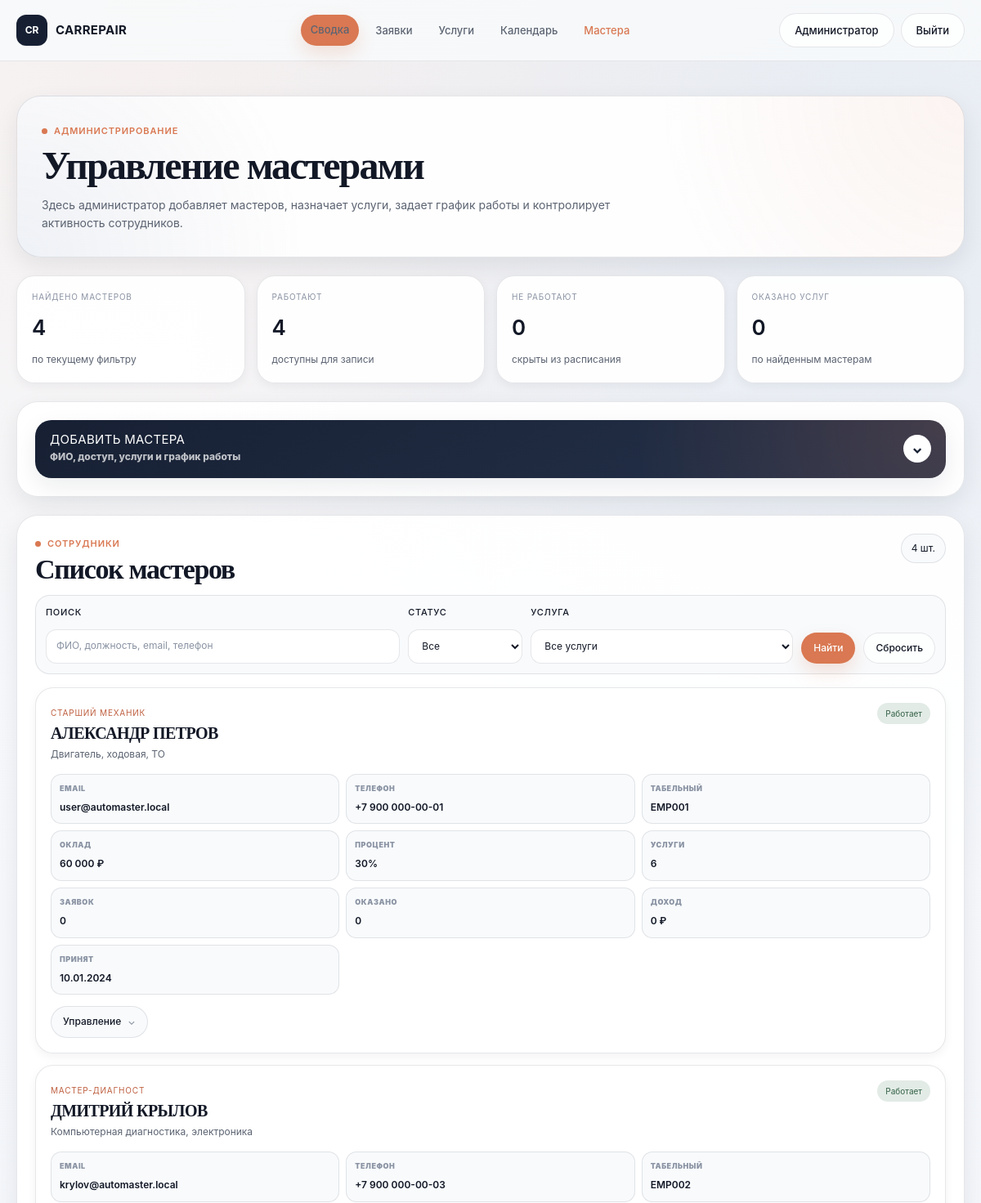
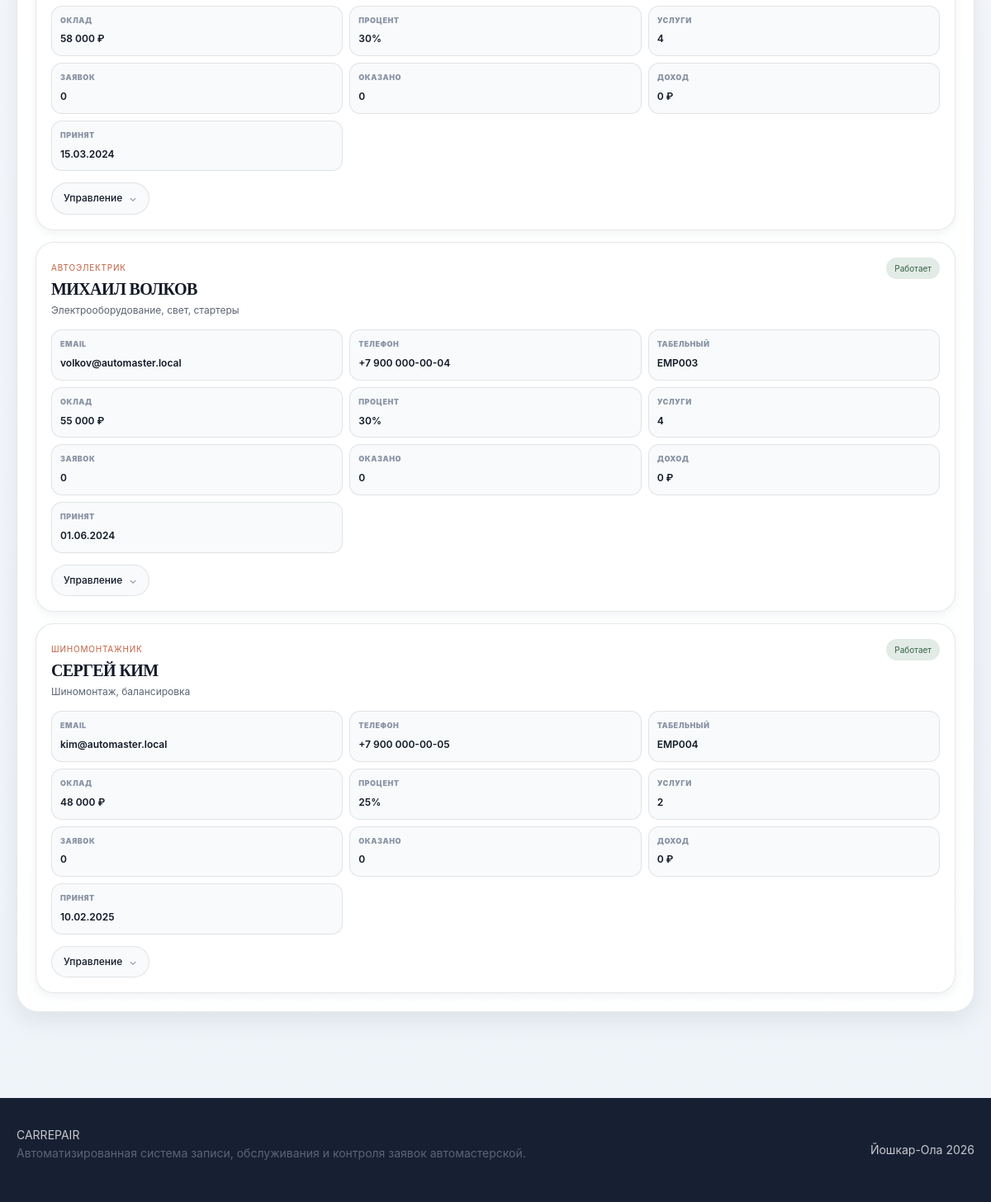
Page /admin/employees.php (signed in) on the committed database (2 pictures, top to bottom).
### tables this page shows
CREATE TABLE `employees` (
  `id` int(11) NOT NULL AUTO_INCREMENT,
  `full_name` varchar(255) NOT NULL,
  `position` varchar(100) NOT NULL,
  `phone` varchar(100) DEFAULT NULL,
  `email` varchar(255) DEFAULT NULL,
  `employee_number` varchar(100) NOT NULL,
  `hire_date` date DEFAULT NULL,
  `salary` decimal(10,2) DEFAULT 0.00,
  `specialization` varchar(255) DEFAULT NULL,
  `commission_percent` decimal(5,2) NOT NULL DEFAULT 30.00,
  `is_master` tinyint(1) NOT NULL DEFAULT 1,
  `work_status` enum('Работает','В отпуске','Уволен') NOT NULL DEFAULT 'Работает',
  PRIMARY KEY (`id`),
  UNIQUE KEY `employee_number` (`employee_number`)
);

### admin/employees.php (the view, shortened to what this page needs)
<?php
require_once '../config/db.php';
$filterSearch = trim($_GET['search'] ?? '');
function adminMoney($value)
{
    return number_format((float)$value, 0, '.', ' ') . ' ₽';
}
function adminShortDate($value)
{
    return date('d.m.Y', strtotime($value));
}
$where = [
    'employees.is_master = 1'
];
$params = [];
$whereSql = 'WHERE ' . implode(' AND ', $where);
$employeesStmt = $pdo->prepare("
    SELECT
        employees.*,
        COUNT(DISTINCT appointments.id) AS appointments_count,
        SUM(CASE WHEN appointments.status IN ('Оказана', 'Выполнена') THEN 1 ELSE 0 END) AS done_count,
        COALESCE(SUM(
            CASE
                WHEN appointments.status IN ('Оказана', 'Выполнена')
                THEN appointments.master_income
                ELSE 0
            END
        ), 0) AS income_sum
    FROM employees
    LEFT JOIN appointments ON appointments.employee_id = employees.id
    {$whereSql}
    GROUP BY employees.id
    ORDER BY
        CASE WHEN employees.work_status = 'Работает' THEN 0 ELSE 1 END,
        employees.full_name
");
$employeesStmt->execute($params);
$employees = $employeesStmt->fetchAll();
$employeeIds = array_map(fn($employee) => (int)$employee['id'], $employees);
$employeeServices = [];
if (!empty($employeeIds)) {
    $placeholders = implode(',', array_fill(0, count($employeeIds), '?'));
    $employeeServicesStmt = $pdo->prepare("
        SELECT employee_id, service_id
        FROM employee_services
        WHERE employee_id IN ({$placeholders})
          AND is_active = 1
    ");
    $employeeServicesStmt->execute($employeeIds);
    foreach ($employeeServicesStmt->fetchAll() as $row) {
        $employeeServices[(int)$row['employee_id']][] = (int)$row['service_id'];
    }
}
$totalEmployees = count($employees);
$activeEmployees = 0;
$inactiveEmployees = 0;
$totalDone = 0;
foreach ($employees as $employee) {
    if ($employee['work_status'] === 'Работает') {
        $activeEmployees++;
    } else {
        $inactiveEmployees++;
    }
    $totalDone += (int)$employee['done_count'];
}
require_once '../includes/header.php';
?>
<section class="admin-page">
    <div class="container">
        <div class="admin-hero admin-hero--single">
            <div>
                <span class="label">Администрирование</span>
                <h1>Управление мастерами</h1>
                <p>
                    Здесь администратор добавляет мастеров, назначает услуги,
                    задает график работы и контролирует активность сотрудников.
                </p>
            </div>
        </div>
        <div class="admin-stats-grid admin-stats-grid--employees">
            <article class="admin-stat-card">
                <span>Найдено мастеров</span>
                <strong><?= (int)$totalEmployees ?></strong>
                <p>по текущему фильтру</p>
            </article>
            <article class="admin-stat-card">
                <span>Работают</span>
                <strong><?= (int)$activeEmployees ?></strong>
                <p>доступны для записи</p>
            </article>
            <article class="admin-stat-card">
                <span>Не работают</span>
                <strong><?= (int)$inactiveEmployees ?></strong>
                <p>скрыты из расписания</p>
            </article>
            <article class="admin-stat-card">
                <span>Оказано услуг</span>
                <strong><?= (int)$totalDone ?></strong>
                <p>по найденным мастерам</p>
            </article>
        </div>
        <section class="admin-section-card">
            <details class="admin-collapsible">
                <summary>
                    <span>
                        <b>Добавить мастера</b>
                        <small>ФИО, доступ, услуги и график работы</small>
                    </span>
                </summary>
            </details>
        </section>
        <section class="admin-section-card">
            <div class="admin-section-head admin-section-head--compact">
                <div>
                    <span class="label">Сотрудники</span>
                    <h2>Список мастеров</h2>
                </div>
                <strong class="admin-count">
                    <?= count($employees) ?> шт.
                </strong>
            </div>
            <form method="get" action="employees.php" class="admin-list-filter admin-list-filter--employees">
                <div class="form-group">
                    <label for="search">Поиск</label>
                    <input
                        type="text"
                        id="search"
                        name="search"
                        value="<?= htmlspecialchars($filterSearch) ?>"
                        placeholder="ФИО, должность, email, телефон"
                    >
                </div>
                <div class="form-group">
                    <label for="status">Статус</label>
                    <select id="status" name="status">
                        <option value="">Все</option>
                    </select>
                </div>
                <div class="form-group">
                    <label for="service_id">Услуга</label>
                    <select id="service_id" name="service_id">
                        <option value="0">Все услуги</option>
                    </select>
                </div>
                <button type="submit" class="btn btn--orange btn--small">
                    Найти
                </button>
                <a href="employees.php" class="btn btn--light btn--small">
                    Сбросить
                </a>
            </form>
            <?php if (empty($employees)): ?>
                <p class="empty-text">По выбранным фильтрам мастера не найдены.</p>
            <?php else: ?>
                <div class="admin-employees-list">
                    <?php foreach ($employees as $employee): ?>
                        <?php
                            $currentServiceIds = $employeeServices[(int)$employee['id']] ?? [];
                            $isActive = $employee['work_status'] === 'Работает';
                        ?>
                        <article class="admin-employee-card <?= $isActive ? '' : 'is-hidden' ?>">
                            <div class="admin-employee-card__head">
                                <div>
                                    <span class="admin-card-time">
                                        <?= htmlspecialchars($employee['position']) ?>
                                    </span>
                                    <h3><?= htmlspecialchars($employee['full_name']) ?></h3>
                                    <p><?= htmlspecialchars($employee['specialization'] ?: 'Специализация не указана') ?></p>
                                </div>
                                <span class="status-badge <?= $isActive ? 'status-badge--done' : 'status-badge--cancel' ?>">
                                    <?= htmlspecialchars($employee['work_status']) ?>
                                </span>
                            </div>
                            <div class="record-card__meta">
                                <div>
                                    <span>Email</span>
                                    <strong><?= htmlspecialchars($employee['email'] ?: 'не указан') ?></strong>
                                </div>
                                <div>
                                    <span>Телефон</span>
                                    <strong><?= htmlspecialchars($employee['phone'] ?: 'не указан') ?></strong>
                                </div>
                                <div>
                                    <span>Табельный</span>
                                    <strong><?= htmlspecialchars($employee['employee_number']) ?></strong>
                                </div>
                                <div>
                                    <span>Оклад</span>
                                    <strong><?= adminMoney($employee['salary']) ?></strong>
                                </div>
                                <div>
                                    <span>Процент</span>
                                    <strong><?= (float)$employee['commission_percent'] ?>%</strong>
                                </div>
                                <div>
                                    <span>Услуги</span>
                                    <strong><?= count($currentServiceIds) ?></strong>
                                </div>
                                <div>
                                    <span>Заявок</span>
                                    <strong><?= (int)$employee['appointments_count'] ?></strong>
                                </div>
                                <div>
                                    <span>Оказано</span>
                                    <strong><?= (int)$employee['done_count'] ?></strong>
                                </div>
                                <div>
                                    <span>Доход</span>
                                    <strong><?= adminMoney($employee['income_sum']) ?></strong>
                                </div>
                                <div>
                                    <span>Принят</span>
                                    <strong><?= adminShortDate($employee['hire_date']) ?></strong>
                                </div>
                            </div>
                            <details class="admin-more">
                                <summary>Управление</summary>
                            </details>
                        </article>
                    <?php endforeach; ?>
                </div>
            <?php endif; ?>
        </section>
    </div>
</section>
<?php require_once '../includes/footer.php'; ?>

### assets/css/style.css (style rules this page uses)
:root { --bg: #f5f7fb; --bg-soft: #eef3f8; --surface: #ffffff; --surface-soft: #f8fafc; --text: #121826; --text-soft: #5c6472; --text-muted: #8a93a3; --primary: #172033; --primary-soft: #25324b; --accent: #d97852; --accent-dark: #bf6040; --accent-soft: #fff1eb; --green: #4e8665; --blue: #496a9b; --red: #a85f5f; --yellow: #b89a56; --border: rgba(18, 24, 38, 0.10); --border-strong: rgba(18, 24, 38, 0.16); --shadow-xs: 0 4px 12px rgba(18, 24, 38, 0.05); --shadow-sm: 0 10px 28px rgba(18, 24, 38, 0.08); --shadow-md: 0 18px 42px rgba(18, 24, 38, 0.10); --radius-sm: 12px; --radius-md: 18px; --radius-lg: 26px; --container: 1180px; --header-h: 74px; --font-main: Inter, -apple-system, BlinkMacSystemFont, "Segoe UI", Arial, sans-serif; --font-title: Georgia, "Times New Roman", serif; }
*, *::before, *::after { box-sizing: border-box; }
html { min-height: 100%; scroll-behavior: smooth; }
body { min-height: 100vh; margin: 0; display: grid; grid-template-rows: auto 1fr auto; color: var(--text); background: radial-gradient(circle at 15% 0%, rgba(217, 120, 82, 0.08), transparent 28%), radial-gradient(circle at 88% 8%, rgba(73, 106, 155, 0.10), transparent 30%), linear-gradient(180deg, #f8fafc 0%, var(--bg) 42%, #eef3f8 100%); font-family: var(--font-main); font-size: 14px; line-height: 1.55; -webkit-font-smoothing: antialiased; text-rendering: optimizeLegibility; }
a { color: inherit; text-decoration: none; }
button { border: 0; }
.container { width: min(var(--container), calc(100% - 40px)); margin: 0 auto; }
section { position: relative; }
h1, h2, h3, p { margin-top: 0; }
h1, h2, h3 { color: var(--text); line-height: 1.08; }
h1, h2 { font-family: var(--font-title); letter-spacing: -0.04em; }
h1 { margin-bottom: 18px; font-size: clamp(38px, 5vw, 70px); }
h2 { margin-bottom: 16px; font-size: clamp(28px, 3.2vw, 46px); }
h3 { margin-bottom: 10px; font-size: 18px; }
p { color: var(--text-soft); }
.label { display: inline-flex; align-items: center; gap: 8px; margin-bottom: 12px; color: var(--accent); font-size: 11px; font-weight: 900; line-height: 1; letter-spacing: 0.08em; text-transform: uppercase; }
.label::before { content: ""; width: 7px; height: 7px; border-radius: 50%; background: currentColor; }
.btn, .nav__button, .header-login, .user-name, .bonus-button { min-height: 42px; display: inline-flex; align-items: center; justify-content: center; gap: 8px; padding: 11px 18px; border-radius: 999px; font-size: 13px; font-weight: 850; line-height: 1; cursor: pointer; transition: 0.18s ease; }
.btn { border: 1px solid transparent; }
.btn--orange, .nav__button, .nav__button--green { color: #ffffff; background: var(--accent); box-shadow: 0 10px 22px rgba(217, 120, 82, 0.20); }
.btn--light, .header-login { color: var(--text); background: rgba(255, 255, 255, 0.72); border: 1px solid var(--border); }
.btn--small { min-height: 36px; padding: 9px 14px; font-size: 12px; }
.form-group { display: grid; gap: 7px; margin-bottom: 14px; }
label { color: var(--text); font-size: 12px; font-weight: 900; }
.record-card__meta { display: grid; grid-template-columns: repeat(3, 1fr); gap: 10px; margin-top: 14px; }
.record-card__meta div { padding: 12px; border-radius: 14px; background: var(--surface-soft); border: 1px solid var(--border); }
.record-card__meta span { display: block; margin-bottom: 4px; color: var(--text-muted); font-size: 10px; font-weight: 900; text-transform: uppercase; }
.record-card__meta strong { color: var(--text); font-size: 13px; }
.status-badge { display: inline-flex; align-items: center; justify-content: center; min-height: 26px; padding: 6px 10px; border-radius: 999px; font-size: 10px; font-weight: 900; line-height: 1; white-space: nowrap; }
.status-badge--done { color: #356347; background: rgba(78, 134, 101, 0.16); }
body, button, input, select, textarea, p, span, a, label, small, strong, b, td, th, li, summary { font-weight: 400; }
h1, h2, h3, h4, h5, h6, .logo__text, .logo__icon { font-weight: 700; }
.label { font-weight: 600; }
.btn, .nav a, .nav__button, .header-login, .user-name, .bonus-button { font-weight: 500; }
.service-card__price, .hero__badge strong, .record-card__meta strong, .auth-demo__item b, .profile-card strong, .info-card strong { font-weight: 500; }
.status-badge, .pill, .service-card__meta span, .card-meta span { font-weight: 500; }

### rows in the picture
employees: position "СТАРШИЙ МЕХАНИК", full_name "АЛЕКСАНДР ПЕТРОВ", specialization "Двигатель, ходовая, ТО", work_status "Работает", email "user@automaster.local", phone "+7 900 000-00-01", employee_number "EMP001", salary "60 000 ₽", commission_percent "30", id "6", appointments_count "0", done_count "0", income_sum "0 ₽", hire_date "10.01.2024"
employees: position "МАСТЕР-ДИАГНОСТ", full_name "ДМИТРИЙ КРЫЛОВ", specialization "Компьютерная диагностика, электроника", work_status "Работает", email "krylov@automaster.local", phone "+7 900 000-00-03", employee_number "EMP002", salary "58 000 ₽", commission_percent "30", id "4", appointments_count "0", done_count "0", income_sum "0 ₽", hire_date "15.03.2024"
employees: position "АВТОЭЛЕКТРИК", full_name "МИХАИЛ ВОЛКОВ", specialization "Электрооборудование, свет, стартеры", work_status "Работает", email "volkov@automaster.local", phone "+7 900 000-00-04", employee_number "EMP003", salary "55 000 ₽", commission_percent "30", id "4", appointments_count "0", done_count "0", income_sum "0 ₽", hire_date "01.06.2024"
employees: position "ШИНОМОНТАЖНИК", full_name "СЕРГЕЙ КИМ", specialization "Шиномонтаж, балансировка", work_status "Работает", email "kim@automaster.local", phone "+7 900 000-00-05", employee_number "EMP004", salary "48 000 ₽", commission_percent "25", id "2", appointments_count "0", done_count "0", income_sum "0 ₽", hire_date "10.02.2025"

### other values in the picture
$headerUserName "Администратор"
$totalEmployees "4"
$activeEmployees "4"
$inactiveEmployees "0"
$totalDone "0"
count($employees) "4"
